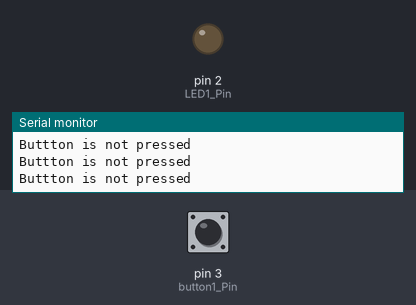
Bench run of a sketch on a simulated Arduino Uno, built with avr-gcc and run on an emulated ATmega328P. Parts: output pins drawn as LEDs (lit = HIGH), the last lines printed to the serial monitor. The test bench sets the inputs (shaded band); at power-on: pin 3 (button1_Pin) LOW.

Above: at 1.2 s.
1.3 s: pin 3 (button1_Pin) pulled HIGH for 0.15 s
At 1.4 s:
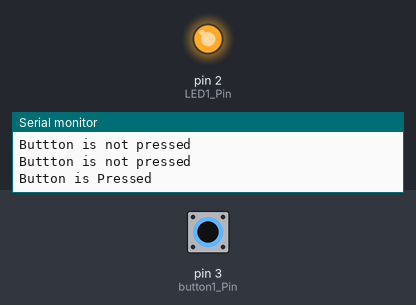
3.0 s: pin 3 (button1_Pin) pulled HIGH for 3.2 s
At 6.7 s:
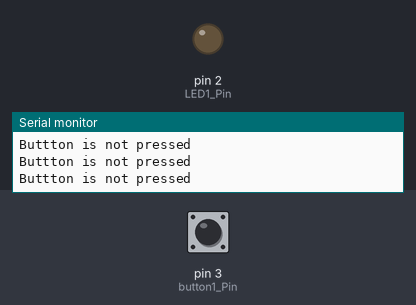
Timing chart, 0 to 8.2 s (numbered marks = the images above; inputs shaded):
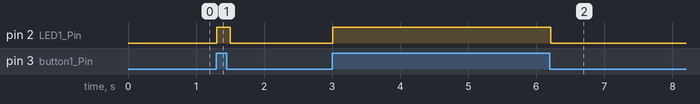

Measured:
- after the input at 1.3 s, pin 2 (LED1_Pin): LOW → HIGH at once, → LOW 0.20 s later
- after the input at 3.0 s, pin 2 (LED1_Pin): LOW → HIGH at once, → LOW 3.2 s later

The sketch:

Task_1_Base.ino
```cpp
const int LED1_Pin = 2; // LED Pin number on Arduino

const int button1_Pin = 3; // Button Pin number

int button1_state = 0;

void setup() {
  //Initialize serial communication - allows printing to the console for debug
  Serial.begin(9600);
  pinMode(LED1_Pin, OUTPUT); // Set the LED Anode pin as an output pin

  pinMode(button1_Pin, INPUT); //Set the Button pin as an input


}

void loop() {

  //Read Button State
  button1_state = digitalRead(button1_Pin);


//  // put your main code here, to run repeatedly:
// digitalWrite(LED1_Pin, HIGH); //Turn the LED on
//  delay(1000); // Wait 1000ms
//  digitalWrite(LED1_Pin, LOW); Turn the LED off
//  delay(1000); //wait 1000ms

  if (button1_state == HIGH){
    Serial.println("Button is Pressed");

    digitalWrite(LED1_Pin, HIGH); // Turn the LED on


  } else {
    Serial.println("Buttton is not pressed"); //print msg
    digitalWrite(LED1_Pin, LOW); // Turn the LED Off
  }
  delay(100); // Small delay to limit inputs
}
```
